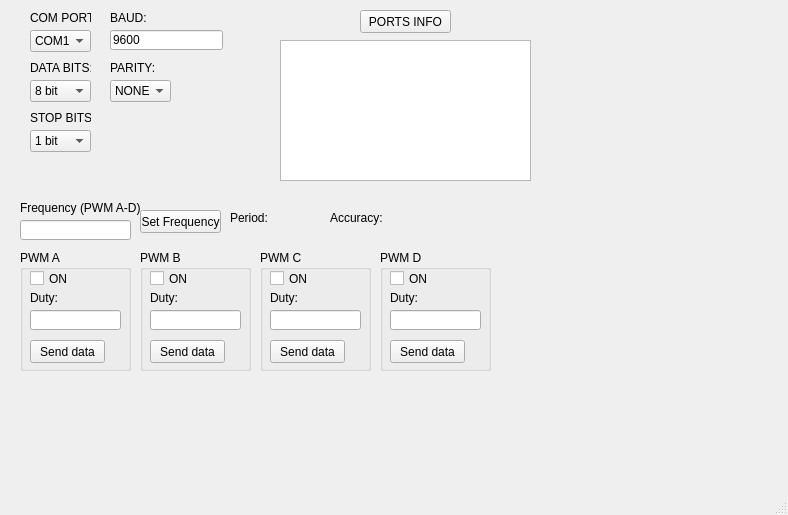
<?xml version="1.0" encoding="UTF-8"?>
<ui version="4.0">
 <class>MainWindow</class>
 <widget class="QMainWindow" name="MainWindow">
  <property name="geometry">
   <rect>
    <x>0</x>
    <y>0</y>
    <width>788</width>
    <height>515</height>
   </rect>
  </property>
  <property name="windowTitle">
   <string>Generator</string>
  </property>
  <widget class="QWidget" name="centralWidget">
   <widget class="QPushButton" name="PORTS_info_button">
    <property name="geometry">
     <rect>
      <x>360</x>
      <y>10</y>
      <width>91</width>
      <height>23</height>
     </rect>
    </property>
    <property name="text">
     <string>PORTS INFO</string>
    </property>
   </widget>
   <widget class="QGroupBox" name="PWM_A_groupBox">
    <property name="geometry">
     <rect>
      <x>20</x>
      <y>250</y>
      <width>111</width>
      <height>121</height>
     </rect>
    </property>
    <property name="title">
     <string>PWM A</string>
    </property>
    <widget class="QCheckBox" name="PWM_A_ON_checkBox">
     <property name="geometry">
      <rect>
       <x>10</x>
       <y>20</y>
       <width>41</width>
       <height>17</height>
      </rect>
     </property>
     <property name="text">
      <string>ON</string>
     </property>
    </widget>
    <widget class="QLineEdit" name="PWM_A_duty_edit">
     <property name="geometry">
      <rect>
       <x>10</x>
       <y>60</y>
       <width>91</width>
       <height>20</height>
      </rect>
     </property>
     <property name="text">
      <string/>
     </property>
    </widget>
    <widget class="QLabel" name="label_2">
     <property name="geometry">
      <rect>
       <x>10</x>
       <y>40</y>
       <width>31</width>
       <height>16</height>
      </rect>
     </property>
     <property name="text">
      <string>Duty:</string>
     </property>
    </widget>
    <widget class="QPushButton" name="SEND_data_button_A">
     <property name="geometry">
      <rect>
       <x>10</x>
       <y>90</y>
       <width>75</width>
       <height>23</height>
      </rect>
     </property>
     <property name="text">
      <string>Send data</string>
     </property>
    </widget>
    <zorder>SEND_data_button_A</zorder>
    <zorder>PWM_A_ON_checkBox</zorder>
    <zorder>PWM_A_duty_edit</zorder>
    <zorder>label_2</zorder>
   </widget>
   <widget class="QGroupBox" name="PWM_B_groupBox">
    <property name="geometry">
     <rect>
      <x>140</x>
      <y>250</y>
      <width>111</width>
      <height>121</height>
     </rect>
    </property>
    <property name="title">
     <string>PWM B</string>
    </property>
    <widget class="QCheckBox" name="PWM_B_ON_checkBox">
     <property name="geometry">
      <rect>
       <x>10</x>
       <y>20</y>
       <width>41</width>
       <height>17</height>
      </rect>
     </property>
     <property name="text">
      <string>ON</string>
     </property>
    </widget>
    <widget class="QLineEdit" name="PWM_B_duty_edit">
     <property name="geometry">
      <rect>
       <x>10</x>
       <y>60</y>
       <width>91</width>
       <height>20</height>
      </rect>
     </property>
     <property name="text">
      <string/>
     </property>
    </widget>
    <widget class="QLabel" name="label_4">
     <property name="geometry">
      <rect>
       <x>10</x>
       <y>40</y>
       <width>31</width>
       <height>16</height>
      </rect>
     </property>
     <property name="text">
      <string>Duty:</string>
     </property>
    </widget>
    <widget class="QPushButton" name="SEND_data_button_B">
     <property name="geometry">
      <rect>
       <x>10</x>
       <y>90</y>
       <width>75</width>
       <height>23</height>
      </rect>
     </property>
     <property name="text">
      <string>Send data</string>
     </property>
    </widget>
   </widget>
   <widget class="QComboBox" name="COM_port_select">
    <property name="geometry">
     <rect>
      <x>30</x>
      <y>30</y>
      <width>61</width>
      <height>22</height>
     </rect>
    </property>
    <item>
     <property name="text">
      <string>COM1</string>
     </property>
    </item>
    <item>
     <property name="text">
      <string>COM2</string>
     </property>
    </item>
    <item>
     <property name="text">
      <string>COM3</string>
     </property>
    </item>
    <item>
     <property name="text">
      <string>COM4</string>
     </property>
    </item>
    <item>
     <property name="text">
      <string>COM5</string>
     </property>
    </item>
    <item>
     <property name="text">
      <string>COM6</string>
     </property>
    </item>
    <item>
     <property name="text">
      <string>COM7</string>
     </property>
    </item>
    <item>
     <property name="text">
      <string>COM8</string>
     </property>
    </item>
    <item>
     <property name="text">
      <string>COM9</string>
     </property>
    </item>
    <item>
     <property name="text">
      <string>COM10</string>
     </property>
    </item>
    <item>
     <property name="text">
      <string>COM11</string>
     </property>
    </item>
    <item>
     <property name="text">
      <string>COM12</string>
     </property>
    </item>
    <item>
     <property name="text">
      <string>COM13</string>
     </property>
    </item>
    <item>
     <property name="text">
      <string>COM14</string>
     </property>
    </item>
    <item>
     <property name="text">
      <string>COM15</string>
     </property>
    </item>
    <item>
     <property name="text">
      <string>COM16</string>
     </property>
    </item>
    <item>
     <property name="text">
      <string>COM17</string>
     </property>
    </item>
    <item>
     <property name="text">
      <string>COM18</string>
     </property>
    </item>
    <item>
     <property name="text">
      <string>COM19</string>
     </property>
    </item>
    <item>
     <property name="text">
      <string>COM20</string>
     </property>
    </item>
   </widget>
   <widget class="QTextEdit" name="PORTS_info_edit">
    <property name="geometry">
     <rect>
      <x>280</x>
      <y>40</y>
      <width>251</width>
      <height>141</height>
     </rect>
    </property>
   </widget>
   <widget class="QLineEdit" name="BAUD_edit">
    <property name="geometry">
     <rect>
      <x>110</x>
      <y>30</y>
      <width>113</width>
      <height>20</height>
     </rect>
    </property>
    <property name="text">
     <string>9600</string>
    </property>
   </widget>
   <widget class="QLabel" name="label_5">
    <property name="geometry">
     <rect>
      <x>110</x>
      <y>10</y>
      <width>71</width>
      <height>16</height>
     </rect>
    </property>
    <property name="text">
     <string>BAUD:</string>
    </property>
   </widget>
   <widget class="QComboBox" name="DATA_bits_select">
    <property name="geometry">
     <rect>
      <x>30</x>
      <y>80</y>
      <width>61</width>
      <height>22</height>
     </rect>
    </property>
    <property name="currentIndex">
     <number>3</number>
    </property>
    <item>
     <property name="text">
      <string>5 bit</string>
     </property>
    </item>
    <item>
     <property name="text">
      <string>6 bit</string>
     </property>
    </item>
    <item>
     <property name="text">
      <string>7 bit</string>
     </property>
    </item>
    <item>
     <property name="text">
      <string>8 bit</string>
     </property>
    </item>
   </widget>
   <widget class="QComboBox" name="STOP_bits_select">
    <property name="geometry">
     <rect>
      <x>30</x>
      <y>130</y>
      <width>61</width>
      <height>22</height>
     </rect>
    </property>
    <property name="currentIndex">
     <number>0</number>
    </property>
    <item>
     <property name="text">
      <string>1 bit</string>
     </property>
    </item>
    <item>
     <property name="text">
      <string>2 bit</string>
     </property>
    </item>
   </widget>
   <widget class="QLabel" name="label_6">
    <property name="geometry">
     <rect>
      <x>30</x>
      <y>10</y>
      <width>61</width>
      <height>16</height>
     </rect>
    </property>
    <property name="text">
     <string>COM PORT:</string>
    </property>
   </widget>
   <widget class="QLabel" name="label_7">
    <property name="geometry">
     <rect>
      <x>30</x>
      <y>60</y>
      <width>61</width>
      <height>16</height>
     </rect>
    </property>
    <property name="text">
     <string>DATA BITS:</string>
    </property>
   </widget>
   <widget class="QLabel" name="label_8">
    <property name="geometry">
     <rect>
      <x>30</x>
      <y>110</y>
      <width>61</width>
      <height>16</height>
     </rect>
    </property>
    <property name="text">
     <string>STOP BITS:</string>
    </property>
   </widget>
   <widget class="QComboBox" name="PARITY_select">
    <property name="geometry">
     <rect>
      <x>110</x>
      <y>80</y>
      <width>61</width>
      <height>22</height>
     </rect>
    </property>
    <property name="currentIndex">
     <number>0</number>
    </property>
    <item>
     <property name="text">
      <string>NONE</string>
     </property>
    </item>
    <item>
     <property name="text">
      <string>EVEN</string>
     </property>
    </item>
    <item>
     <property name="text">
      <string>ODD</string>
     </property>
    </item>
    <item>
     <property name="text">
      <string>SPACE</string>
     </property>
    </item>
    <item>
     <property name="text">
      <string>MARK</string>
     </property>
    </item>
   </widget>
   <widget class="QLabel" name="label_9">
    <property name="geometry">
     <rect>
      <x>110</x>
      <y>60</y>
      <width>61</width>
      <height>16</height>
     </rect>
    </property>
    <property name="text">
     <string>PARITY:</string>
    </property>
   </widget>
   <widget class="QGroupBox" name="PWM_D_groupBox">
    <property name="geometry">
     <rect>
      <x>380</x>
      <y>250</y>
      <width>111</width>
      <height>121</height>
     </rect>
    </property>
    <property name="title">
     <string>PWM D</string>
    </property>
    <widget class="QCheckBox" name="PWM_D_ON_checkBox">
     <property name="geometry">
      <rect>
       <x>10</x>
       <y>20</y>
       <width>41</width>
       <height>17</height>
      </rect>
     </property>
     <property name="text">
      <string>ON</string>
     </property>
    </widget>
    <widget class="QLineEdit" name="PWM_D_duty_edit">
     <property name="geometry">
      <rect>
       <x>10</x>
       <y>60</y>
       <width>91</width>
       <height>20</height>
      </rect>
     </property>
     <property name="text">
      <string/>
     </property>
    </widget>
    <widget class="QLabel" name="label_15">
     <property name="geometry">
      <rect>
       <x>10</x>
       <y>40</y>
       <width>31</width>
       <height>16</height>
      </rect>
     </property>
     <property name="text">
      <string>Duty:</string>
     </property>
    </widget>
    <widget class="QPushButton" name="SEND_data_button_D">
     <property name="geometry">
      <rect>
       <x>10</x>
       <y>90</y>
       <width>75</width>
       <height>23</height>
      </rect>
     </property>
     <property name="text">
      <string>Send data</string>
     </property>
    </widget>
   </widget>
   <widget class="QGroupBox" name="PWM_C_groupBox">
    <property name="geometry">
     <rect>
      <x>260</x>
      <y>250</y>
      <width>111</width>
      <height>121</height>
     </rect>
    </property>
    <property name="title">
     <string>PWM C</string>
    </property>
    <widget class="QCheckBox" name="PWM_C_ON_checkBox">
     <property name="geometry">
      <rect>
       <x>10</x>
       <y>20</y>
       <width>41</width>
       <height>17</height>
      </rect>
     </property>
     <property name="text">
      <string>ON</string>
     </property>
    </widget>
    <widget class="QLineEdit" name="PWM_C_duty_edit">
     <property name="geometry">
      <rect>
       <x>10</x>
       <y>60</y>
       <width>91</width>
       <height>20</height>
      </rect>
     </property>
     <property name="text">
      <string/>
     </property>
    </widget>
    <widget class="QLabel" name="label_11">
     <property name="geometry">
      <rect>
       <x>10</x>
       <y>40</y>
       <width>31</width>
       <height>16</height>
      </rect>
     </property>
     <property name="text">
      <string>Duty:</string>
     </property>
    </widget>
    <widget class="QPushButton" name="SEND_data_button_C">
     <property name="geometry">
      <rect>
       <x>10</x>
       <y>90</y>
       <width>75</width>
       <height>23</height>
      </rect>
     </property>
     <property name="text">
      <string>Send data</string>
     </property>
    </widget>
   </widget>
   <widget class="QLabel" name="label">
    <property name="geometry">
     <rect>
      <x>20</x>
      <y>200</y>
      <width>121</width>
      <height>16</height>
     </rect>
    </property>
    <property name="text">
     <string>Frequency (PWM A-D):</string>
    </property>
   </widget>
   <widget class="QLineEdit" name="PWM_A_D_frq_edit">
    <property name="geometry">
     <rect>
      <x>20</x>
      <y>220</y>
      <width>111</width>
      <height>20</height>
     </rect>
    </property>
   </widget>
   <widget class="QPushButton" name="Send_frq_Button">
    <property name="geometry">
     <rect>
      <x>140</x>
      <y>210</y>
      <width>81</width>
      <height>23</height>
     </rect>
    </property>
    <property name="text">
     <string>Set Frequency</string>
    </property>
   </widget>
   <widget class="QLabel" name="Period_label">
    <property name="geometry">
     <rect>
      <x>230</x>
      <y>210</y>
      <width>101</width>
      <height>16</height>
     </rect>
    </property>
    <property name="text">
     <string>Period: </string>
    </property>
   </widget>
   <widget class="QLabel" name="Accuracy_label">
    <property name="geometry">
     <rect>
      <x>330</x>
      <y>210</y>
      <width>121</width>
      <height>16</height>
     </rect>
    </property>
    <property name="text">
     <string>Accuracy: </string>
    </property>
   </widget>
  </widget>
  <widget class="QStatusBar" name="statusBar"/>
 </widget>
 <layoutdefault spacing="6" margin="11"/>
 <resources/>
 <connections/>
</ui>
